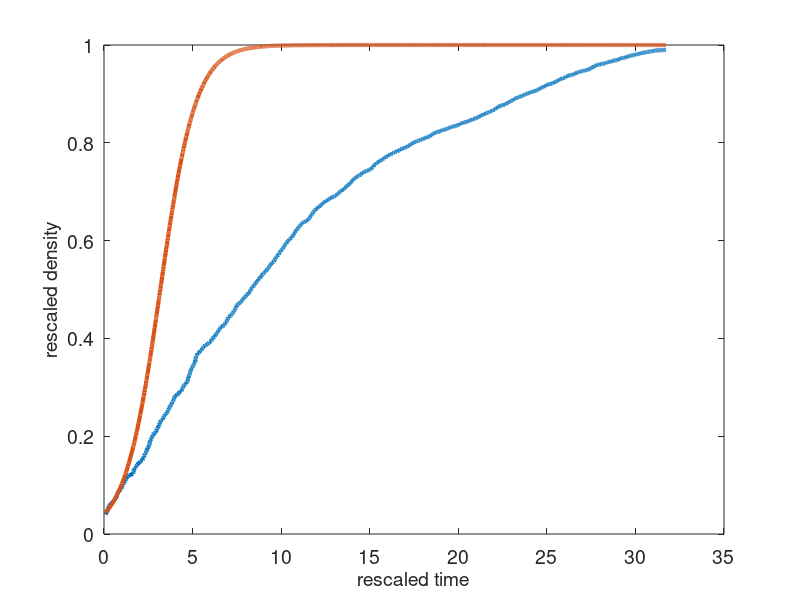

The MATLAB source for this figure: (Note: this script raises an error after producing the figure.)
% combination of Gillespie (40 realisations), logistic and Runge-Kutta with power-2 approximation in 1D

clear all

% Parameters

% lattice dimension
dim = 1;

% length of the domain
L = 100;

Pm = 1; % transition rate per unit time of moving to another lattice site

Pp = 1; % proliferation rate per unit time of giving rise to another agent

Pd = 0; % death rate per unit time

TimeReductionFactor = 2; % when death rate is increase, this has to be increased as well


S = load('gillespie1D.mat'); % load the data for a particular choice of Pp and Pd, note that L=100 is fixed

figure 

plot(S.save_time,S.save_density,'LineWidth', 3);set(gca,'FontSize',14); % number of cells in the system
%h_legend = legend('1st component','2nd component','Total');
%set(h_legend,'FontSize',14)
xlabel('rescaled time','FontSize',14)
ylabel('rescaled density','FontSize',14)


%%%%%%%%%%%%%%%%
% solution to the corresponding logistic growth equation

%cA0 = Q_initial/L; % initial density
cA0_bar = (Pp - Pd)/(Pp)*S.save_cA0;

f = @(t) cA0_bar * exp(t)/(1+cA0_bar*(exp(t)-1)); % solution to the equation 

for i = 1 : length(S.save_time)
       y(i) = f(S.save_time(i)); 
end

%%% plot logistic solution 

hold on
plot(S.save_time,y,'LineWidth', 3)
xlabel('rescaled time','FontSize',14)
ylabel('rescaled density','FontSize',14)

dt = 0.01; % time step

N = round(S.save_store_time(length(1:round(length(S.save_store_time)/TimeReductionFactor)))/dt); % number of simulations, chosen to be the same as for Gillespie

% Initial conditions 

y  = zeros (L+1,N);

y(:,1) = S.save_cA0^2 * ones(L+1,1); % initial density of two-point distribution functions 
y(1,1) = S.save_cA0; % initial condition for 1-point distribution function


t = 0; % start time


for i = 2 : N
    
    t = t + dt;

    k1 = dynamics (t,y(:,i-1),L,Pm,Pp,Pd);
    k2 = dynamics (t+dt/2,y(:,i-1)+dt/2 * k1,L,Pm,Pp,Pd);
    k3 = dynamics (t+dt/2,y(:,i-1)+dt/2 * k2,L,Pm,Pp,Pd);
    k4 = dynamics (t+dt, y(:,i-1) + dt*k3,L,Pm,Pp,Pd);
    y(:,i) = y(:,i-1) + dt/6 * (k1 + 2*k2 + 2*k3 + k4);  
    
    store_time_Runge(i) = t;
end


rescaled_time = (Pp-Pd)*store_time_Runge; % rescale time to allow parameter comparison

y_rescaled = (Pp-Pd)/Pp * y;


hold on
plot(rescaled_time,y_rescaled(1,:),'LineWidth', 3)
h_legend = legend('Gillespie 1D','Logistic growth','Power 2');
set(h_legend,'FontSize',14)
xlabel('rescaled time','FontSize',14)
ylabel('rescaled density','FontSize',14)
title(['L = ' num2str(L) ', P_m = ' num2str(Pm) ', P_p = ' num2str(Pp) ', P_d = ' num2str(Pd) ' '],'FontSize',14)
set(gca,'linewidth',3)
set(gca,'FontWeight','bold')
set(gca,'FontSize',24)


function deriv = dynamics(t,y,L,Pm,Pp,Pd)
    

    deriv = zeros(L+1,1);

    deriv(1) = (Pp*(y(1)-y(2)) - Pd *y(1)); % dynamics of one-point distribution function
    
    deriv(2) = (Pm*(y(3) - y(2)) - 2* Pd * y(2) + ...
        Pp * (y(1) - y(2)) + Pp * (0.5*(2*y(3)*(y(1) - y(2))/y(1) + (y(1)-y(2))^2/(1-y(1))) -y(1)^2*(1-y(1)))); % dynamics of two-point distribution function (distance 1)
    
 % dynamics of all two-point functions from distance 2 to L-1
    for i = 3:L
        deriv(i) = (Pm*(y(i-1) + y(i+1) - 2* y(i)) - 2 * Pd * y(i) +...
            Pp * 0.5*((y(1)-y(i))*(y(i+1) + y(i-1))/y(1) + 2 * (y(1)-y(i))*(y(1)-y(2))/(1-y(1)) + (y(i-1)+y(i+1))*(y(1)-y(2))/y(1) - y(1)^2*(1-y(1))));
    end

    deriv(L+1) = (Pm*(y(L) + y(2) - 2* y(L+1)) - 2 * Pd * y(L+1) +...
            Pp * 0.5*((y(1)-y(L+1))*(y(1) + y(L))/y(1) + 2 * (y(1)-y(L+1))*(y(1)-y(2))/(1-y(1)) + (y(L)+y(1))*(y(1)-y(2))/y(1) - y(1)^2*(1-y(1)))); % for the last one, since we have
        % periodic boundary condition L+1 neighbour is 1 neighbour, i.e. y(2)
    
end

